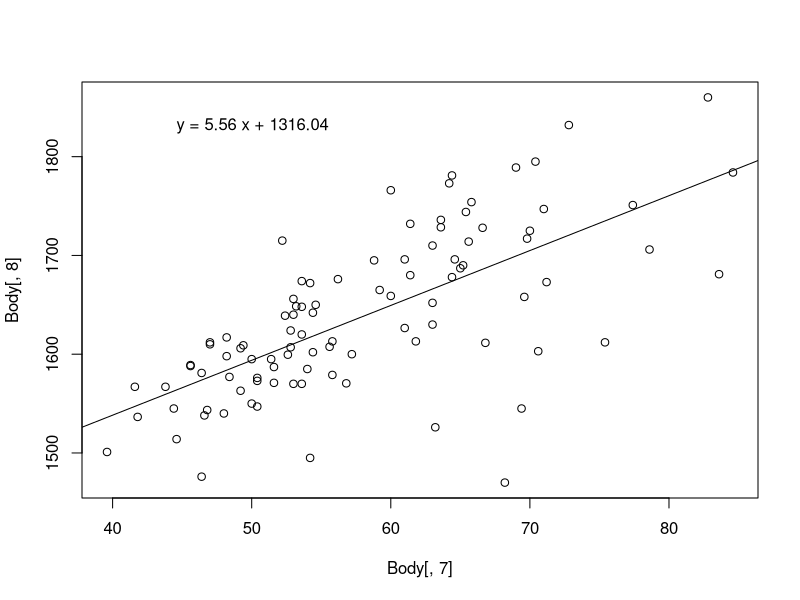

The R script that drew this image:
Body <- read.table("SampleData03_forR2.csv",
                   header = TRUE, sep = ",")

pdf("11-5A_All.pdf")

plot(Body[,8] ~ Body[,7])
result <- lm(Body[,8] ~ Body[,7])
abline(result)

text(
  x = min(Body[,7]) + 5,
  y = max(Body[,8]) - 20,
  labels = sprintf("y = %.2f x + %.2f",
                   result$coefficients[2],
                   result$coefficients[1]),
  adj = c(0,1)
)

dev.off()
